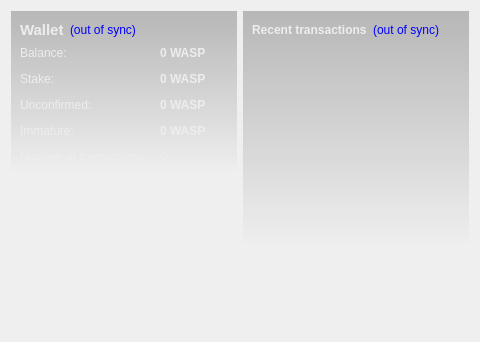
<?xml version="1.0" encoding="UTF-8"?>
<ui version="4.0">
 <class>OverviewPage</class>
 <widget class="QWidget" name="OverviewPage">
  <property name="geometry">
   <rect>
    <x>0</x>
    <y>0</y>
    <width>480</width>
    <height>342</height>
   </rect>
  </property>
  <property name="windowTitle">
   <string>Form</string>
  </property>
  <property name="styleSheet">
   <string notr="true">#OverviewPage { color: #ededed; }</string>
  </property>
  <layout class="QHBoxLayout" name="horizontalLayout" stretch="1,1">
   <item>
    <layout class="QVBoxLayout" name="verticalLayout_2">
     <item>
      <widget class="QFrame" name="frame">
       <property name="styleSheet">
        <string notr="true">#frame { background-color: qlineargradient(spread:pad, x1:0, y1:0, x2:0, y2:1, stop:0 rgba(0,0,0,60), stop:1.0 rgba(0,0,0,0)); }</string>
       </property>
       <layout class="QVBoxLayout" name="verticalLayout_4">
        <item>
         <layout class="QHBoxLayout" name="horizontalLayout_4">
          <item>
           <widget class="QLabel" name="label_5">
            <property name="font">
             <font>
              <pointsize>11</pointsize>
              <weight>75</weight>
              <bold>true</bold>
             </font>
            </property>
            <property name="styleSheet">
             <string notr="true">color: #ededed;</string>
            </property>
            <property name="text">
             <string>Wallet</string>
            </property>
           </widget>
          </item>
          <item>
           <widget class="QLabel" name="labelWalletStatus">
            <property name="toolTip">
             <string>The displayed information may be out of date. Your wallet automatically synchronizes with the WaspCoin network after a connection is established, but this process has not completed yet.</string>
            </property>
            <property name="styleSheet">
             <string notr="true">QLabel { color: blue; }</string>
            </property>
            <property name="text">
             <string notr="true">(out of sync)</string>
            </property>
            <property name="alignment">
             <set>Qt::AlignLeading|Qt::AlignLeft|Qt::AlignVCenter</set>
            </property>
           </widget>
          </item>
          <item>
           <spacer name="horizontalSpacer_2">
            <property name="orientation">
             <enum>Qt::Horizontal</enum>
            </property>
            <property name="sizeHint" stdset="0">
             <size>
              <width>40</width>
              <height>20</height>
             </size>
            </property>
           </spacer>
          </item>
         </layout>
        </item>
        <item>
         <layout class="QFormLayout" name="formLayout_2">
          <property name="fieldGrowthPolicy">
           <enum>QFormLayout::AllNonFixedFieldsGrow</enum>
          </property>
          <property name="horizontalSpacing">
           <number>12</number>
          </property>
          <property name="verticalSpacing">
           <number>12</number>
          </property>
          <item row="0" column="0">
           <widget class="QLabel" name="label">
            <property name="styleSheet">
             <string notr="true">color: #ededed;</string>
            </property>
            <property name="text">
             <string>Balance:</string>
            </property>
           </widget>
          </item>
          <item row="0" column="1">
           <widget class="QLabel" name="labelBalance">
            <property name="font">
             <font>
              <weight>75</weight>
              <bold>true</bold>
             </font>
            </property>
            <property name="cursor">
             <cursorShape>IBeamCursor</cursorShape>
            </property>
            <property name="toolTip">
             <string>Your current balance</string>
            </property>
            <property name="styleSheet">
             <string notr="true">color: #ededed;</string>
            </property>
            <property name="text">
             <string notr="true">0 WASP</string>
            </property>
            <property name="textInteractionFlags">
             <set>Qt::LinksAccessibleByMouse|Qt::TextSelectableByKeyboard|Qt::TextSelectableByMouse</set>
            </property>
           </widget>
          </item>
          <item row="1" column="0">
           <widget class="QLabel" name="label_6">
            <property name="styleSheet">
             <string notr="true">color: #ededed;</string>
            </property>
            <property name="text">
             <string>Stake:</string>
            </property>
           </widget>
          </item>
          <item row="1" column="1">
           <widget class="QLabel" name="labelStake">
            <property name="font">
             <font>
              <weight>75</weight>
              <bold>true</bold>
             </font>
            </property>
            <property name="cursor">
             <cursorShape>IBeamCursor</cursorShape>
            </property>
            <property name="toolTip">
             <string>Total of coins that was staked, and do not yet count toward the current balance</string>
            </property>
            <property name="styleSheet">
             <string notr="true">color: #ededed;</string>
            </property>
            <property name="text">
             <string notr="true">0 WASP</string>
            </property>
            <property name="textInteractionFlags">
             <set>Qt::LinksAccessibleByMouse|Qt::TextSelectableByKeyboard|Qt::TextSelectableByMouse</set>
            </property>
           </widget>
          </item>
          <item row="2" column="0">
           <widget class="QLabel" name="label_3">
            <property name="styleSheet">
             <string notr="true">color: #ededed;</string>
            </property>
            <property name="text">
             <string>Unconfirmed:</string>
            </property>
           </widget>
          </item>
          <item row="2" column="1">
           <widget class="QLabel" name="labelUnconfirmed">
            <property name="font">
             <font>
              <weight>75</weight>
              <bold>true</bold>
             </font>
            </property>
            <property name="cursor">
             <cursorShape>IBeamCursor</cursorShape>
            </property>
            <property name="toolTip">
             <string>Total of transactions that have yet to be confirmed, and do not yet count toward the current balance</string>
            </property>
            <property name="styleSheet">
             <string notr="true">color: #ededed;</string>
            </property>
            <property name="text">
             <string notr="true">0 WASP</string>
            </property>
            <property name="textInteractionFlags">
             <set>Qt::LinksAccessibleByMouse|Qt::TextSelectableByKeyboard|Qt::TextSelectableByMouse</set>
            </property>
           </widget>
          </item>
          <item row="3" column="0">
           <widget class="QLabel" name="labelImmatureText">
            <property name="styleSheet">
             <string notr="true">color: #ededed;</string>
            </property>
            <property name="text">
             <string>Immature:</string>
            </property>
           </widget>
          </item>
          <item row="3" column="1">
           <widget class="QLabel" name="labelImmature">
            <property name="font">
             <font>
              <weight>75</weight>
              <bold>true</bold>
             </font>
            </property>
            <property name="toolTip">
             <string>Mined balance that has not yet matured</string>
            </property>
            <property name="styleSheet">
             <string notr="true">color: #ededed;</string>
            </property>
            <property name="text">
             <string notr="true">0 WASP</string>
            </property>
            <property name="textInteractionFlags">
             <set>Qt::LinksAccessibleByMouse|Qt::TextSelectableByKeyboard|Qt::TextSelectableByMouse</set>
            </property>
           </widget>
          </item>
          <item row="4" column="0">
           <widget class="QLabel" name="label_2">
            <property name="styleSheet">
             <string notr="true">color: #ededed;</string>
            </property>
            <property name="text">
             <string>Number of transactions:</string>
            </property>
           </widget>
          </item>
          <item row="4" column="1">
           <widget class="QLabel" name="labelNumTransactions">
            <property name="toolTip">
             <string>Total number of transactions in wallet</string>
            </property>
            <property name="styleSheet">
             <string notr="true">color: #ededed;</string>
            </property>
            <property name="text">
             <string notr="true">0</string>
            </property>
           </widget>
          </item>
         </layout>
        </item>
       </layout>
      </widget>
     </item>
     <item>
      <spacer name="verticalSpacer">
       <property name="orientation">
        <enum>Qt::Vertical</enum>
       </property>
       <property name="sizeHint" stdset="0">
        <size>
         <width>20</width>
         <height>40</height>
        </size>
       </property>
      </spacer>
     </item>
     <item>
      <widget class="QLabel" name="label_6">
       <property name="text">
        <string/>
       </property>
       <property name="pixmap">
        <pixmap resource="../bitcoin.qrc">:/images/backg</pixmap>
       </property>
       <property name="scaledContents">
        <bool>false</bool>
       </property>
       <property name="alignment">
        <set>Qt::AlignCenter</set>
       </property>
       <property name="margin">
        <number>-2</number>
       </property>
      </widget>
     </item>
    </layout>
   </item>
   <item>
    <layout class="QVBoxLayout" name="verticalLayout_3">
     <item>
      <widget class="QFrame" name="frame_2">
       <property name="styleSheet">
        <string notr="true">#frame_2 { background-color: qlineargradient(spread:pad, x1:0, y1:0, x2:0, y2:1, stop:0 rgba(0,0,0,60), stop:1.0 rgba(0,0,0,0)); }</string>
       </property>
       <layout class="QVBoxLayout" name="verticalLayout">
        <item>
         <layout class="QHBoxLayout" name="horizontalLayout_2">
          <item>
           <widget class="QLabel" name="label_4">
            <property name="styleSheet">
             <string notr="true">color: #ededed;</string>
            </property>
            <property name="text">
             <string>&lt;b&gt;Recent transactions&lt;/b&gt;</string>
            </property>
           </widget>
          </item>
          <item>
           <widget class="QLabel" name="labelTransactionsStatus">
            <property name="toolTip">
             <string>The displayed information may be out of date. Your wallet automatically synchronizes with the WaspCoin network after a connection is established, but this process has not completed yet.</string>
            </property>
            <property name="styleSheet">
             <string notr="true">QLabel { color: blue; }</string>
            </property>
            <property name="text">
             <string notr="true">(out of sync)</string>
            </property>
            <property name="alignment">
             <set>Qt::AlignRight|Qt::AlignTrailing|Qt::AlignVCenter</set>
            </property>
           </widget>
          </item>
          <item>
           <spacer name="horizontalSpacer">
            <property name="orientation">
             <enum>Qt::Horizontal</enum>
            </property>
            <property name="sizeHint" stdset="0">
             <size>
              <width>40</width>
              <height>20</height>
             </size>
            </property>
           </spacer>
          </item>
         </layout>
        </item>
        <item>
         <widget class="QListView" name="listTransactions">
          <property name="styleSheet">
           <string notr="true">QListView { background: transparent; }</string>
          </property>
          <property name="frameShape">
           <enum>QFrame::NoFrame</enum>
          </property>
          <property name="verticalScrollBarPolicy">
           <enum>Qt::ScrollBarAlwaysOff</enum>
          </property>
          <property name="horizontalScrollBarPolicy">
           <enum>Qt::ScrollBarAlwaysOff</enum>
          </property>
          <property name="selectionMode">
           <enum>QAbstractItemView::NoSelection</enum>
          </property>
         </widget>
        </item>
       </layout>
      </widget>
     </item>
     <item>
      <spacer name="verticalSpacer_2">
       <property name="orientation">
        <enum>Qt::Vertical</enum>
       </property>
       <property name="sizeHint" stdset="0">
        <size>
         <width>20</width>
         <height>40</height>
        </size>
       </property>
      </spacer>
     </item>
    </layout>
   </item>
  </layout>
 </widget>
 <resources>
  <include location="../bitcoin.qrc"/>
 </resources>
 <connections/>
</ui>
